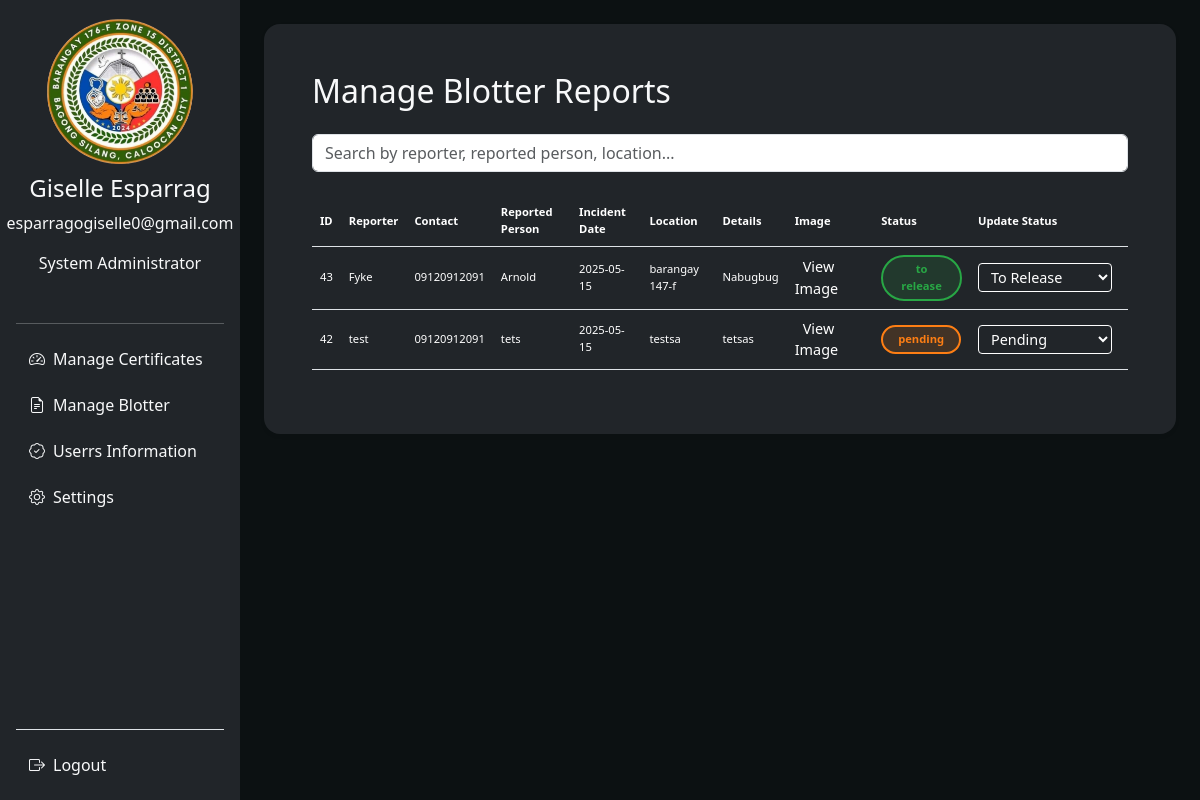
/admin/blotter.php (signed in), run on the app's committed database.
### tables this page shows
CREATE TABLE `admin1` (
  `id` int(11) NOT NULL,
  `username` varchar(50) NOT NULL,
  `password` varchar(255) NOT NULL,
  `name` varchar(50) NOT NULL,
  `email` varchar(50) NOT NULL,
  `role` varchar(50) NOT NULL,
  `created_at` timestamp NOT NULL DEFAULT current_timestamp(),
  `profile_pic` varchar(255) DEFAULT 'default.png'
);

CREATE TABLE `blotter_reports` (
  `id` int(11) NOT NULL,
  `reporter_name` varchar(255) NOT NULL,
  `contact_num` varchar(11) NOT NULL,
  `reported_person` varchar(255) NOT NULL,
  `incident_date` date NOT NULL,
  `incident_details` text NOT NULL,
  `location` varchar(255) NOT NULL,
  `image_path` varchar(255) NOT NULL,
  `status` varchar(50) NOT NULL DEFAULT 'Pending',
  `created_at` timestamp NOT NULL DEFAULT current_timestamp(),
  `user_id` int(11) DEFAULT NULL
);

### admin/blotter.php (the view, shortened to what this page needs)
<?php
include '../config.php';
?>
<!DOCTYPE html>
<html lang="en">
<head>
</head>
<body class="bg-color1 d-flex flex-column min-vh-100">
    <?php include 'header.php'; ?>
    <div class="d-flex flex-grow-1">
        <?php include 'navigation.php'; ?>
        <main class="container-fluid p-4">
            <div class="container bg-dark text-light p-5 rounded-4 shadow-sm">
                <h2 class="mb-4">Manage Blotter Reports</h2>
                <input type="text" placeholder="Search by reporter, reported person, location..." class="form-control mb-4" id="searchInput" onkeyup="filterTable()" />
                <div class="table-responsive bg-dark">
                    <table class="table align-middle" style="font-size: 0.7rem;">
                        <thead>
                            <tr>
                                <th>ID</th>
                                <th>Reporter</th>
                                <th>Contact</th>
                                <th>Reported Person</th>
                                <th>Incident Date</th>
                                <th>Location</th>
                                <th>Details</th>
                                <th>Image</th>
                                <th>Status</th>
                                <th>Update Status</th>
                            </tr>
                        </thead>
                        <tbody>
                            <?php
                            $sql = "SELECT id, reporter_name, contact_num, reported_person, incident_date, location, incident_details, image_path, status
                                    FROM blotter_reports
                                    WHERE user_id = ?
                                    ORDER BY created_at DESC";
                            $stmt = $conn->prepare($sql);
                            $stmt->bind_param("i", $user_id);
                            $stmt->execute();
                            $result = $stmt->get_result();
                            if ($result->num_rows > 0):
                                while ($row = $result->fetch_assoc()):
                                    $statusClass = '';
                                    switch (strtolower($row['status'])) {
                                        case 'to release':
                                            $statusClass = 'status-to-release';
                                            break;
                                        case 'pending':
                                            $statusClass = 'status-pending';
                                            break;
                                    }
                            ?>
                                <tr>
                                    <td><?= htmlspecialchars($row['id']); ?></td>
                                    <td><?= htmlspecialchars($row['reporter_name']); ?></td>
                                    <td><?= htmlspecialchars($row['contact_num']); ?></td>
                                    <td><?= htmlspecialchars($row['reported_person']); ?></td>
                                    <td><?= htmlspecialchars($row['incident_date']); ?></td>
                                    <td><?= htmlspecialchars($row['location']); ?></td>
                                    <td><?= htmlspecialchars($row['incident_details']); ?></td>
                                    <td>
                                        <?php if (!empty($row['image_path'])): ?>
                                            <a href="<?= htmlspecialchars($row['image_path']); ?>" target="_blank" class="btn-action">View Image</a>
                                        <?php else: ?>
                                            No Image
                                        <?php endif; ?>
                                    </td>
                                    <td><span class="<?= $statusClass; ?>"><?= htmlspecialchars($row['status']); ?></span></td>
                                    <td>
                                        <form method="POST" action="">
                                            <select name="new_status" required onchange="this.form.submit()">
                                                <option value="pending" <?= strtolower($row['status']) === 'pending' ? 'selected' : '' ?>>Pending</option>
                                                <option value="to release" <?= strtolower($row['status']) === 'to release' ? 'selected' : '' ?>>To Release</option>
                                            </select>
                                        </form>
                                    </td>
                                </tr>
                            <?php
                                endwhile;
                            else:
                            ?>
                                <tr>
                                    <td colspan="10" class="text-center text-muted">No blotter reports found.</td>
                                </tr>
                            <?php endif; ?>
                        </tbody>
                    </table>
                </div>
            </div>
        </main>
    </div>
</body>
</html>

### admin/navigation.php (shortened to what this page needs)
<div class="bg-dark sticky-top text-light p-3 d-none d-md-flex flex-column" style="height: 100vh; width: 20%;">
    <div class="d-flex justify-content-center mb-3 flex-column align-items-center">
        <?php
        include '../config.php';
        if (isset($_SESSION['user_id'])) {
            $user_id = $_SESSION['user_id'];
            $query = "SELECT * FROM admin1 WHERE id = ?";
            $stmt = $conn->prepare($query);
            $stmt->bind_param("i", $user_id);
            $stmt->execute();
            $result = $stmt->get_result();
            if ($result && $result->num_rows === 1) {
                $row = $result->fetch_assoc();
                $fullname = $row['name'];
                $role = $row['role'];
                $email = $row['email'];
                ?>
                <div style="height: 150px; width: 150px;">
                    <img src="../assets/img/mylogo.png"
                         alt="Profile"
                         class="img-fluid rounded-circle mb-3"
                         style="height: 100%; width: 100%; object-fit: cover;">
                </div>
                <h3 class="text-light text-center mt-2" style="font-size: 1.5rem;">
                    <?php echo htmlspecialchars($fullname); ?>
                </h3>
                <p><?php echo htmlspecialchars($email); ?></p>
                <p><?php echo htmlspecialchars($role); ?></p>
                <?php
            } else {
                echo "<p class='text-danger'>User not found.</p>";
            }
        } else {
            echo "<p class='text-danger'>Session not found.</p>";
        }
        ?>
    </div>
    <hr class="border-light">
    <ul class="list-unstyled flex-grow-1">
        <li class="mb-2">
            <a href="index.php" class="btn w-100 text-start text-light">
                <i class="bi bi-speedometer2 me-2"></i>Manage Certificates
            </a>
        </li>
        <li class="mb-2">
            <a href="blotter.php" class="btn w-100 text-start text-light">
                <i class="bi bi-file-earmark-text me-2"></i>Manage Blotter
            </a>
        </li>
        <li class="mb-2">
            <a href="resident.php" class="btn w-100 text-start text-light">
                <i class="bi bi-patch-check me-2"></i>Userrs Information
            </a>
        </li>
        <li class="mb-2">
            <a href="settings.php" class="btn w-100 text-start text-light">
                <i class="bi bi-gear me-2"></i>Settings
            </a>
        </li>
    </ul>
    <div class="mt-auto border-top pt-3">
        <a href="logout.php" class="btn text-start text-light w-100">
            <i class="bi bi-box-arrow-right me-2"></i>Logout
        </a>
    </div>
</div>

### assets/css/styles.css (style rules this page uses)
.bg-color1 { background-color: #0c1112; }

### admin/blotter.php (style rules this page uses)
.table, .table-responsive, .table thead, .table tr, .table td, .table th { background-color: transparent !important; }
.table th, .table td { color: white !important; vertical-align: middle; }
.table a, button { color: white !important; text-decoration: none; background: none; border: none; cursor: pointer; }
.btn-action { margin-right: 0.5rem; padding: 0.25rem 0.5rem; border-radius: 4px; font-size: 0.9rem; border: 1.5px solid white; color: white; background-color: transparent; transition: background-color 0.2s ease; }
.status-to-release { border: 2px solid #28a745; background-color: rgba(40, 167, 69, 0.15); color: #28a745; font-weight: 600; border-radius: 9999px; padding: 0.25rem 0.75rem; display: inline-block; min-width: 80px; text-align: center; }
.status-pending { border: 2px solid #fd7e14; background-color: rgba(253, 126, 20, 0.15); color: #fd7e14; font-weight: 600; border-radius: 9999px; padding: 0.25rem 0.75rem; display: inline-block; min-width: 80px; text-align: center; }
form select { background-color: transparent; color: white; border: 1.5px solid white; border-radius: 4px; padding: 0.2rem 0.5rem; font-size: 0.9rem; cursor: pointer; margin-right: 0.5rem; }
form select option { background-color: #222; color: white; }

### data on the page
admin1: name "Giselle Esparrag", email "esparragogiselle0@gmail.com", role "System Administrator"
blotter_reports: id "43", reporter_name "Fyke", contact_num "09120912091", reported_person "Arnold", incident_date "2025-05-15", location "barangay 147-f", incident_details "Nabugbug", status "to release", new_status "To Release"
blotter_reports: id "42", reporter_name "test", contact_num "09120912091", reported_person "tets", incident_date "2025-05-15", location "testsa", incident_details "tetsas", status "pending", new_status "Pending"
